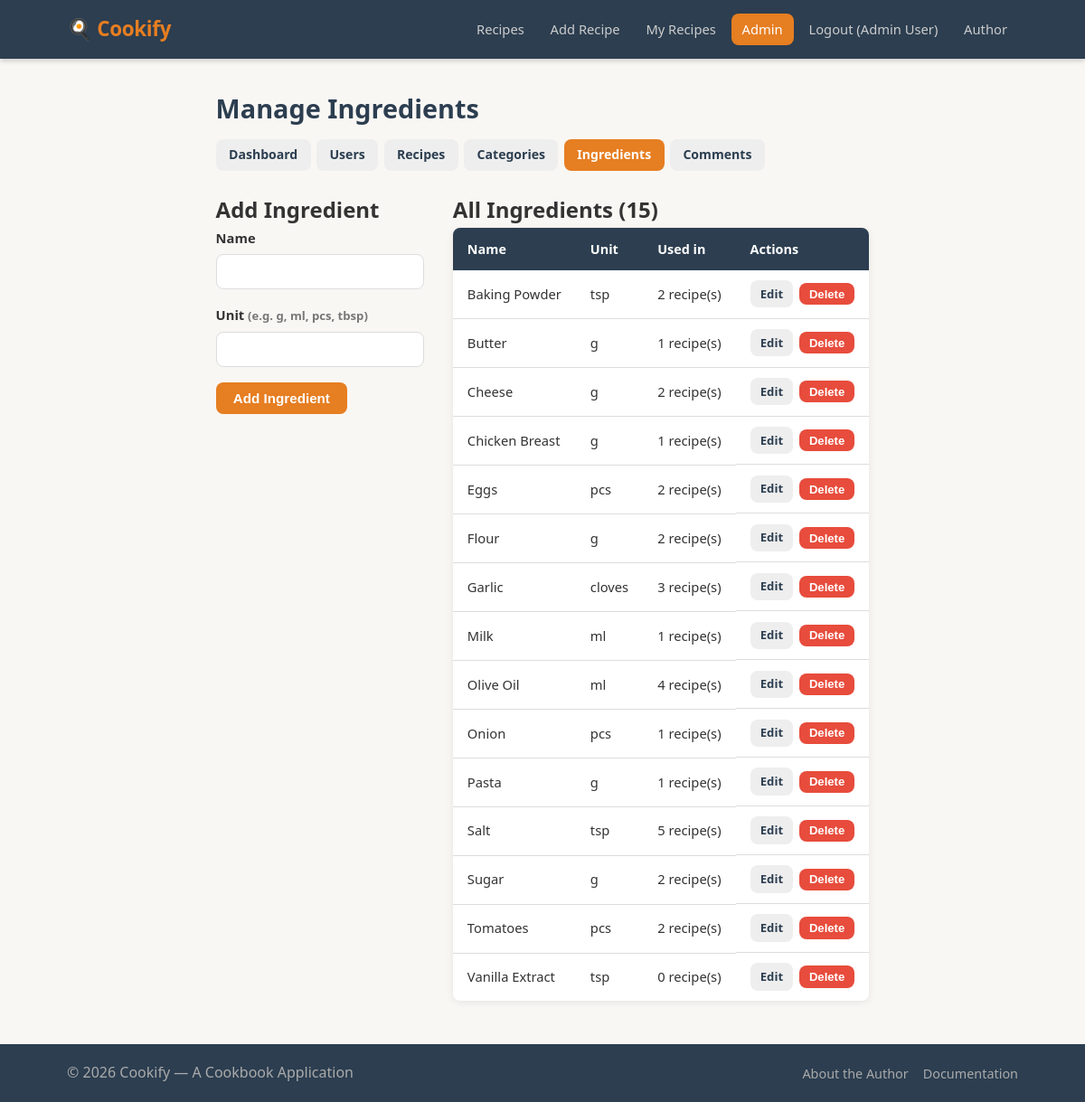
Page /views/admin/ingredients.php (signed in) on the committed database.
### tables this page shows
CREATE TABLE `ingredients` (
    `id`   INT UNSIGNED NOT NULL AUTO_INCREMENT,
    `name` VARCHAR(100) NOT NULL,
    `unit` VARCHAR(30)  NOT NULL COMMENT 'e.g. g, ml, pcs, tbsp',
    PRIMARY KEY (`id`)
);

### models/ingredients.php (called while the page is built, shortened)
<?php
function get_ingredients_with_count(PDO $pdo): array
{
    return $pdo->query('
        SELECT i.*, COUNT(ri.recipe_id) AS recipe_count
        FROM ingredients i
        LEFT JOIN recipe_ingredients ri ON ri.ingredient_id = i.id
        GROUP BY i.id
        ORDER BY i.name
    ')->fetchAll();
}

### views/admin/ingredients.php (the view, shortened to what this page needs)
<?php
require_once ROOT . '/config/connection.php';
require_once ROOT . '/models/ingredients.php';
$pdo    = get_db();
$edit   = null;
$ingredients = get_ingredients_with_count($pdo);
require_once VIEWS . '/fixed/head.php';
require_once VIEWS . '/fixed/top-nav.php';
?>
<div class="admin-header">
    <h1>Manage Ingredients</h1>
    <nav class="admin-nav">
        <a href="<?= BASE_URL ?>/views/admin/index.php">Dashboard</a>
        <a href="<?= BASE_URL ?>/views/admin/users.php">Users</a>
        <a href="<?= BASE_URL ?>/views/admin/recipes.php">Recipes</a>
        <a href="<?= BASE_URL ?>/views/admin/categories.php">Categories</a>
        <a href="<?= BASE_URL ?>/views/admin/ingredients.php" class="active">Ingredients</a>
        <a href="<?= BASE_URL ?>/views/admin/comments.php">Comments</a>
    </nav>
</div>
<div class="two-col">
    <div>
        <h2><?= $edit ? 'Edit Ingredient' : 'Add Ingredient' ?></h2>
        <form method="POST" action="" class="admin-form">
            <div class="form-group">
                <label for="name">Name</label>
                <input type="text" id="name" name="name" value="<?= htmlspecialchars($edit['name'] ?? $_POST['name'] ?? '') ?>" required>
            </div>
            <div class="form-group">
                <label for="unit">Unit <small>(e.g. g, ml, pcs, tbsp)</small></label>
                <input type="text" id="unit" name="unit" value="<?= htmlspecialchars($edit['unit'] ?? $_POST['unit'] ?? '') ?>" required>
            </div>
            <div class="form-actions">
                <button type="submit" class="btn btn-primary"><?= $edit ? 'Save Changes' : 'Add Ingredient' ?></button>
            </div>
        </form>
    </div>
    <div>
        <h2>All Ingredients (<?= count($ingredients) ?>)</h2>
        <table class="data-table">
            <thead><tr><th>Name</th><th>Unit</th><th>Used in</th><th>Actions</th></tr></thead>
            <tbody>
                <?php foreach ($ingredients as $ing): ?>
                    <tr>
                        <td data-label="Name"><?= htmlspecialchars($ing['name']) ?></td>
                        <td data-label="Unit"><?= htmlspecialchars($ing['unit']) ?></td>
                        <td data-label="Used in"><?= $ing['recipe_count'] ?> recipe(s)</td>
                        <td data-label="Actions" class="table-actions">
                            <a href="?edit=<?= $ing['id'] ?>" class="btn btn-small btn-secondary">Edit</a>
                            <form method="POST" action="" style="display:inline"
                                  onsubmit="return confirm('Delete this ingredient?')">
                                <button type="submit" class="btn btn-small btn-danger">Delete</button>
                            </form>
                        </td>
                    </tr>
                <?php endforeach; ?>
            </tbody>
        </table>
    </div>
</div>
<?php require_once VIEWS . '/fixed/footer.php'; ?>

### assets/css/style.css (style rules this page uses)
*, *::before, *::after { box-sizing: border-box; margin: 0; padding: 0; }
:root { --primary: #e67e22; --primary-d: #cf6d17; --dark: #2c3e50; --text: #333; --muted: #777; --border: #ddd; --bg: #f9f7f4; --white: #fff; --danger: #e74c3c; --success: #27ae60; --warning: #f39c12; --radius: 8px; --shadow: 0 2px 8px rgba(0,0,0,.08); }
body { font-family: 'Segoe UI', system-ui, sans-serif; font-size: 16px; line-height: 1.6; color: var(--text); background: var(--bg); min-height: 100vh; display: flex; flex-direction: column; }
a { color: var(--primary); text-decoration: none; }
.btn { display: inline-flex; align-items: center; gap: .4rem; padding: .55rem 1.2rem; border: none; border-radius: var(--radius); font-size: .95rem; font-weight: 600; cursor: pointer; transition: background .15s, transform .1s; text-decoration: none; }
.btn-primary { background: var(--primary); color: var(--white); }
.btn-secondary { background: #eee; color: var(--dark); }
.btn-danger { background: var(--danger); color: var(--white); }
.btn-small { padding: .3rem .7rem; font-size: .82rem; }
.form-group { margin-bottom: 1.1rem; }
.form-group label { display: block; font-weight: 600; margin-bottom: .35rem; font-size: .92rem; }
.form-group input, .form-group select, .form-group textarea { width: 100%; padding: .6rem .85rem; border: 1.5px solid var(--border); border-radius: var(--radius); font-size: .97rem; transition: border-color .15s; }
.form-group small { color: var(--muted); font-size: .82rem; }
.form-actions { display: flex; gap: .8rem; margin-top: 1rem; }
.data-table { width: 100%; border-collapse: collapse; background: var(--white); border-radius: var(--radius); overflow: hidden; box-shadow: var(--shadow); }
.data-table th { background: var(--dark); color: var(--white); padding: .75rem 1rem; text-align: left; font-size: .9rem; }
.data-table td { padding: .7rem 1rem; border-bottom: 1px solid var(--border); font-size: .92rem; vertical-align: middle; }
.data-table tr:last-child td { border-bottom: none; }
.table-actions { display: flex; gap: .4rem; align-items: center; flex-wrap: wrap; }
.admin-header { margin-bottom: 1.5rem; }
.admin-header h1 { font-size: 1.8rem; color: var(--dark); margin-bottom: .7rem; }
.admin-nav { display: flex; gap: .4rem; flex-wrap: wrap; }
.admin-nav a { padding: .4rem .9rem; background: #eee; border-radius: var(--radius); font-size: .88rem; color: var(--dark); font-weight: 600; }
.admin-nav a:hover, .admin-nav a.active { background: var(--primary); color: var(--white); text-decoration: none; }
.admin-form { max-width: 480px; }
.two-col { display: grid; grid-template-columns: 1fr 2fr; gap: 2rem; align-items: start; }

### rows in the picture
ingredients: name "Baking Powder", unit "tsp", recipe_count "2"
ingredients: name "Butter", unit "g", recipe_count "1"
ingredients: name "Cheese", unit "g", recipe_count "2"
ingredients: name "Chicken Breast", unit "g", recipe_count "1"
ingredients: name "Eggs", unit "pcs", recipe_count "2"
ingredients: name "Flour", unit "g", recipe_count "2"
ingredients: name "Garlic", unit "cloves", recipe_count "3"
ingredients: name "Milk", unit "ml", recipe_count "1"
ingredients: name "Olive Oil", unit "ml", recipe_count "4"
ingredients: name "Onion", unit "pcs", recipe_count "1"
ingredients: name "Pasta", unit "g", recipe_count "1"
ingredients: name "Salt", unit "tsp", recipe_count "5"
ingredients: name "Sugar", unit "g", recipe_count "2"
ingredients: name "Tomatoes", unit "pcs", recipe_count "2"
ingredients: name "Vanilla Extract", unit "tsp", recipe_count "0"

### other values in the picture
$_SESSION['user_name'] "Admin User"
count($ingredients) "15"
